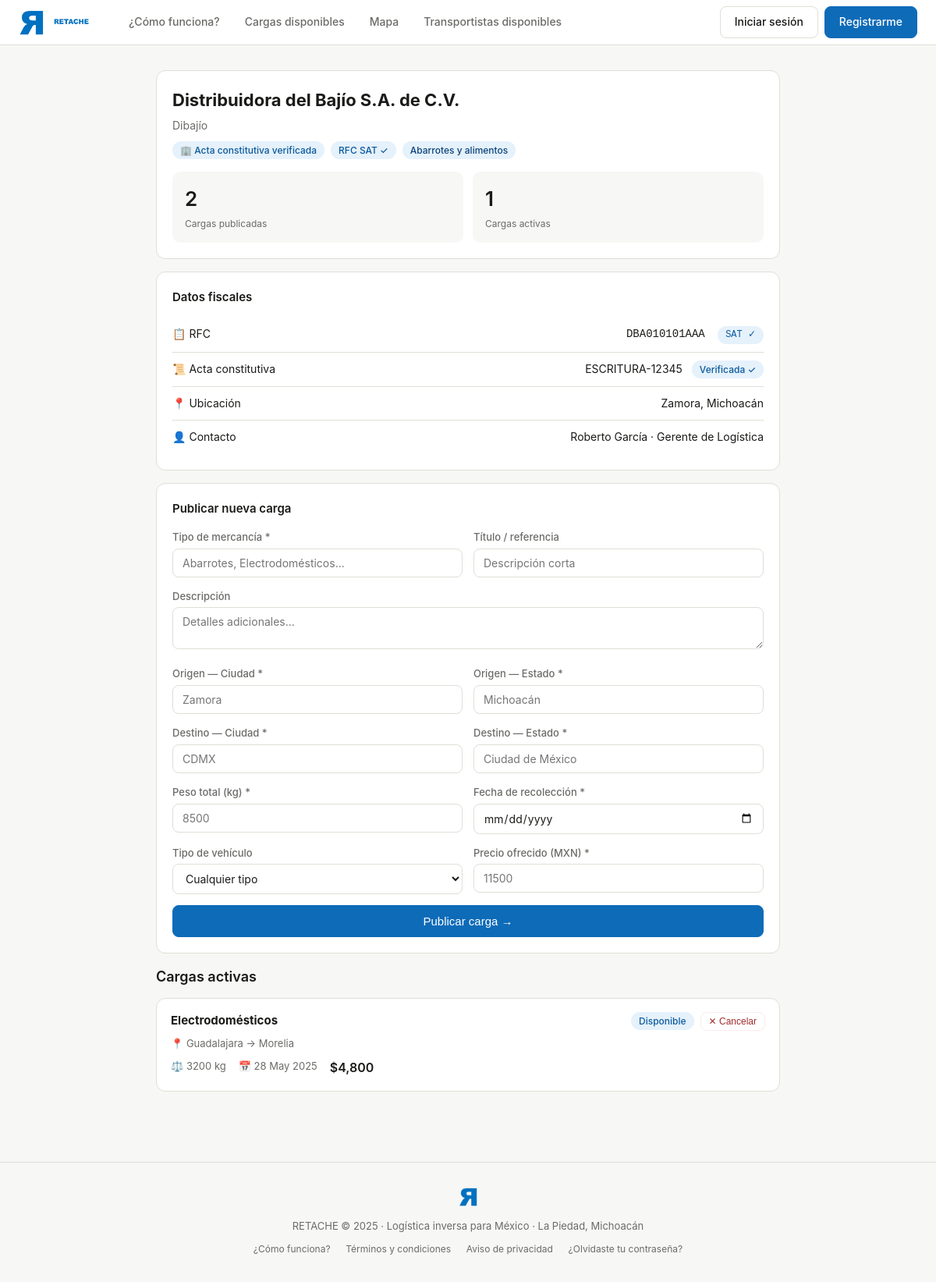
The page /empresas/1 on the database as committed earlier.
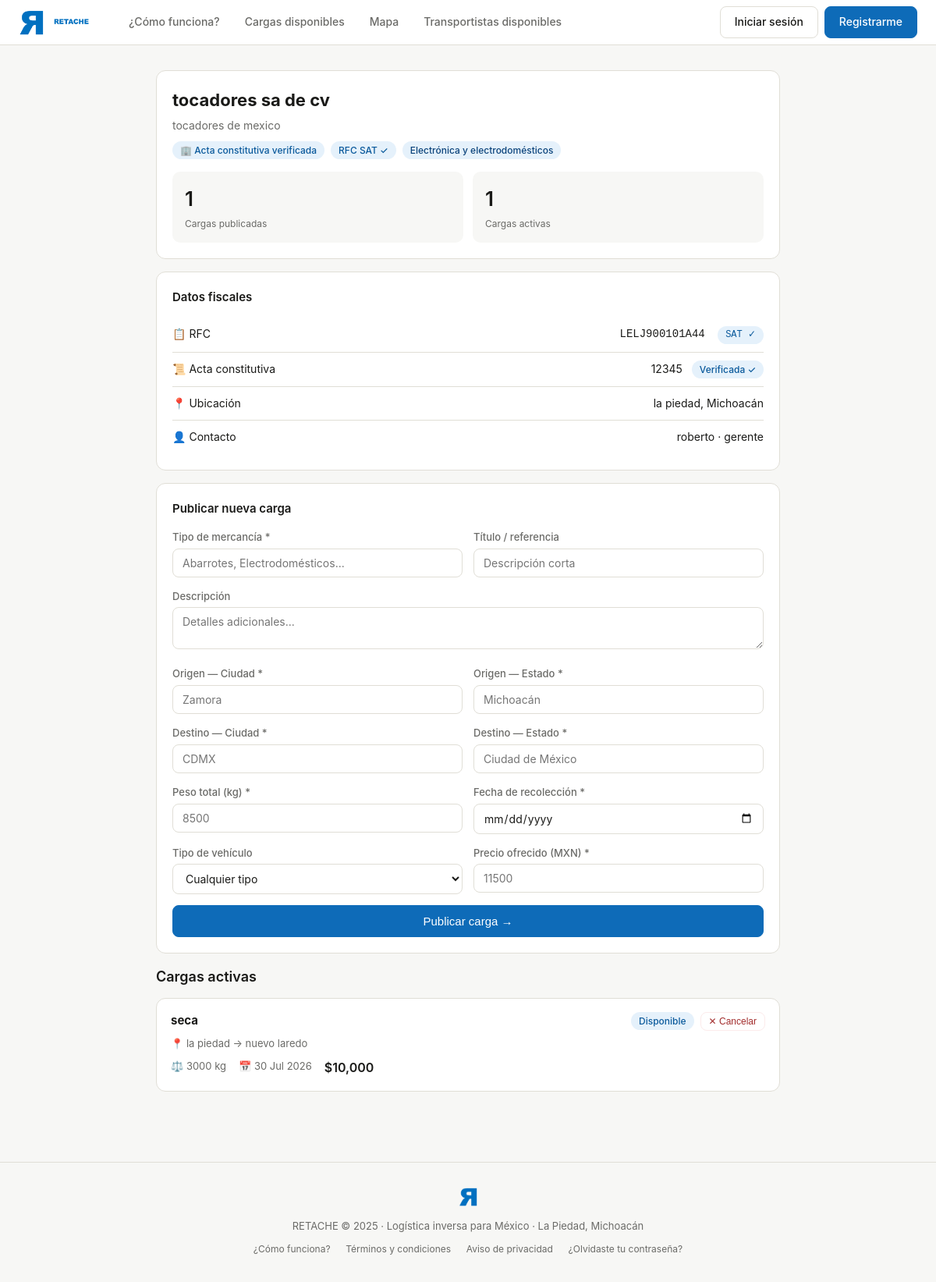
The same page on the database as committed later.
### models.py (models this page shows)
class Empresa(Base):
    __tablename__ = "empresas"
    id = Column(Integer, primary_key=True, index=True)
    razon_social = Column(String(200), nullable=False)
    nombre_comercial = Column(String(200), nullable=True)
    telefono = Column(String(15), nullable=False)
    email = Column(String(120), unique=True, index=True, nullable=False)
    contrasena_hash = Column(String(200), nullable=False)
    rfc = Column(String(13), unique=True, index=True, nullable=False)
    rfc_verificado = Column(Boolean, default=False)
    num_acta_constitutiva = Column(String(100), nullable=True)
    acta_constitutiva_verificada = Column(Boolean, default=False)
    giro = Column(String(100), nullable=True)
    calle = Column(String(200), nullable=True)
    colonia = Column(String(100), nullable=True)
    municipio = Column(String(100), nullable=True)
    estado = Column(String(50), nullable=True)
    cp = Column(String(5), nullable=True)
    nombre_contacto = Column(String(150), nullable=True)
    puesto_contacto = Column(String(100), nullable=True)
    logo_url = Column(String(200), nullable=True)
    calificacion_promedio = Column(Float, default=0.0)
    total_cargas_publicadas = Column(Integer, default=0)
    fecha_registro = Column(DateTime, server_default=func.now())
    activo = Column(Boolean, default=True)
    email_verificado = Column(Boolean, default=False)
    token_verificacion = Column(String(200), nullable=True)
    token_reset_password = Column(String(200), nullable=True)
    token_reset_expira = Column(DateTime, nullable=True)
    cargas_publicadas = relationship("Carga", back_populates="empresa")
    mensajes_enviados = relationship("Mensaje", foreign_keys="Mensaje.remitente_empresa_id", back_populates="remitente_empresa")

class Carga(Base):
    __tablename__ = "cargas"
    id = Column(Integer, primary_key=True, index=True)
    empresa_id = Column(Integer, ForeignKey("empresas.id"), nullable=False)
    transportista_id = Column(Integer, ForeignKey("transportistas.id"), nullable=True)
    titulo = Column(String(150), nullable=False)
    descripcion = Column(Text, nullable=True)
    tipo_mercancia = Column(String(100), nullable=False)
    peso_kg = Column(Float, nullable=False)
    volumen_m3 = Column(Float, nullable=True)
    requiere_refrigeracion = Column(Boolean, default=False)
    mercancia_peligrosa = Column(Boolean, default=False)
    origen_ciudad = Column(String(100), nullable=False)
    origen_estado = Column(String(50), nullable=False)
    origen_lat = Column(Float, nullable=True)
    origen_lng = Column(Float, nullable=True)
    destino_ciudad = Column(String(100), nullable=False)
    destino_estado = Column(String(50), nullable=False)
    destino_lat = Column(Float, nullable=True)
    destino_lng = Column(Float, nullable=True)
    fecha_recoleccion = Column(DateTime, nullable=False)
    fecha_entrega_estimada = Column(DateTime, nullable=True)
    tipo_vehiculo_requerido = Column(String(30), nullable=True)
    precio_ofrecido_mxn = Column(Float, nullable=False)
    precio_negociable = Column(Boolean, default=True)
    estado = Column(String(30), default=EstadoCarga.disponible)
    fecha_publicacion = Column(DateTime, server_default=func.now())
    fecha_asignacion = Column(DateTime, nullable=True)
    fecha_completada = Column(DateTime, nullable=True)
    carta_porte_generada = Column(Boolean, default=False)
    carta_porte_uuid = Column(String(100), nullable=True)
    carta_porte_xml = Column(Text, nullable=True)
    empresa = relationship("Empresa", back_populates="cargas_publicadas")
    transportista = relationship("Transportista", back_populates="cargas")
    mensajes = relationship("Mensaje", back_populates="carga")
    resenas = relationship("Resena", back_populates="carga")

### routers/empresas.py (the view)
@router.get("/{empresa_id}", response_class=HTMLResponse)
async def perfil_empresa(
    request: Request, empresa_id: int, db: Session = Depends(get_db)
):
    empresa = db.query(Empresa).filter(Empresa.id == empresa_id).first()
    if not empresa:
        raise HTTPException(status_code=404, detail="Empresa no encontrada")
    cargas_activas = (
        db.query(Carga)
        .filter(
            Carga.empresa_id == empresa_id,
            Carga.estado == EstadoCarga.disponible,
        )
        .order_by(Carga.fecha_publicacion.desc())
        .all()
    )
    return templates.TemplateResponse("perfil_empresa.html", ctx(request,
        empresa=empresa,
        cargas_activas=cargas_activas,
    ))

### templates/perfil_empresa.html (shortened to what this page needs)
{% extends "base.html" %}
{% block content %}
<div style="max-width:800px; margin:0 auto;">
  <div class="card" style="margin-bottom:16px;">
    <h1 style="font-size:22px; font-weight:700; margin-bottom:4px;">{{ empresa.razon_social }}</h1>
    {% if empresa.nombre_comercial and empresa.nombre_comercial != empresa.razon_social %}<div style="color:var(--texto-suave); font-size:14px; margin-bottom:8px;">{{ empresa.nombre_comercial }}</div>{% endif %}
    <div style="display:flex; flex-wrap:wrap; gap:8px; margin-bottom:16px;">
      {% if empresa.acta_constitutiva_verificada %}<span class="badge badge-verde">🏢 Acta constitutiva verificada</span>{% else %}<span class="badge badge-amber">⚠️ Verificación pendiente</span>{% endif %}
      {% if empresa.rfc_verificado %}<span class="badge badge-verde">RFC SAT ✓</span>{% endif %}
      {% if empresa.giro %}<span class="badge badge-azul">{{ empresa.giro }}</span>{% endif %}
    </div>
    <div class="stats-grid">
      <div class="stat-card"><div class="stat-num">{{ empresa.total_cargas_publicadas }}</div><div class="stat-label">Cargas publicadas</div></div>
      <div class="stat-card"><div class="stat-num">{{ cargas_activas | length }}</div><div class="stat-label">Cargas activas</div></div>
    </div>
  </div>
  <div class="card" style="margin-bottom:16px;">
    <h2 style="font-size:15px; font-weight:600; margin-bottom:14px;">Datos fiscales</h2>
    <div class="doc-row"><span>📋 RFC</span><span style="font-family:monospace;">{{ empresa.rfc }} {% if empresa.rfc_verificado %}<span class="badge badge-verde" style="margin-left:8px;">SAT ✓</span>{% endif %}</span></div>
    <div class="doc-row"><span>📜 Acta constitutiva</span><span>{{ empresa.num_acta_constitutiva }} {% if empresa.acta_constitutiva_verificada %}<span class="badge badge-verde" style="margin-left:8px;">Verificada ✓</span>{% endif %}</span></div>
    {% if empresa.municipio %}<div class="doc-row"><span>📍 Ubicación</span><span>{{ empresa.municipio }}{% if empresa.estado %}, {{ empresa.estado }}{% endif %}</span></div>{% endif %}
    {% if empresa.nombre_contacto %}<div class="doc-row"><span>👤 Contacto</span><span>{{ empresa.nombre_contacto }}{% if empresa.puesto_contacto %} · {{ empresa.puesto_contacto }}{% endif %}</span></div>{% endif %}
  </div>
  {% if empresa.acta_constitutiva_verificada %}
  <div class="card" style="margin-bottom:16px;">
    <h2 style="font-size:15px; font-weight:600; margin-bottom:14px;">Publicar nueva carga</h2>
    <form action="/empresas/{{ empresa.id }}/publicar-carga" method="POST">
      <div class="form-row">
        <div class="form-group"><label>Tipo de mercancía *</label><input type="text" name="tipo_mercancia" placeholder="Abarrotes, Electrodomésticos..." required></div>
        <div class="form-group"><label>Título / referencia</label><input type="text" name="titulo" placeholder="Descripción corta"></div>
      </div>
      <div class="form-group"><label>Descripción</label><textarea name="descripcion" rows="2" placeholder="Detalles adicionales..."></textarea></div>
      <div class="form-row">
        <div class="form-group"><label>Origen — Ciudad *</label><input type="text" name="origen_ciudad" placeholder="Zamora" required></div>
        <div class="form-group"><label>Origen — Estado *</label><input type="text" name="origen_estado" placeholder="Michoacán" required></div>
      </div>
      <div class="form-row">
        <div class="form-group"><label>Destino — Ciudad *</label><input type="text" name="destino_ciudad" placeholder="CDMX" required></div>
        <div class="form-group"><label>Destino — Estado *</label><input type="text" name="destino_estado" placeholder="Ciudad de México" required></div>
      </div>
      <div class="form-row">
        <div class="form-group"><label>Peso total (kg) *</label><input type="number" name="peso_kg" placeholder="8500" min="1" required></div>
        <div class="form-group"><label>Fecha de recolección *</label><input type="date" name="fecha_recoleccion" required></div>
      </div>
      <div class="form-row">
        <div class="form-group"><label>Tipo de vehículo</label><select name="tipo_vehiculo_requerido"><option value="">Cualquier tipo</option></select></div>
        <div class="form-group"><label>Precio ofrecido (MXN) *</label><input type="number" name="precio_ofrecido_mxn" placeholder="11500" min="1" required></div>
      </div>
      <button type="submit" class="btn btn-primary" style="width:100%; padding:11px; font-size:15px; justify-content:center;">Publicar carga →</button>
    </form>
  </div>
  {% endif %}
  {% if cargas_activas %}
  <h2 style="font-size:18px; font-weight:600; margin-bottom:12px;">Cargas activas</h2>
  {% for carga in cargas_activas %}
  <a href="/cargas/{{ carga.id }}" style="text-decoration:none; display:block;">
   <div class="carga-card">
      <div style="display:flex; justify-content:space-between; margin-bottom:6px;">
        <strong style="color:var(--texto);">{{ carga.tipo_mercancia }}</strong>
        <div style="display:flex; gap:8px; align-items:center;">
          <span class="badge badge-verde">Disponible</span>
          <form action="/empresas/{{ empresa.id }}/cancelar-carga/{{ carga.id }}" method="POST" style="display:inline;">
            <button type="submit" class="btn" style="font-size:12px; padding:4px 10px; color:var(--rojo); border-color:var(--rojo-bg);" onclick="return confirm('¿Cancelar esta carga?')">✕ Cancelar</button>
          </form>
        </div>
      </div>
      <div style="font-size:13px; color:var(--texto-suave); margin-bottom:6px;">📍 {{ carga.origen_ciudad }} → {{ carga.destino_ciudad }}</div>
      <div class="carga-meta"><span>⚖️ {{ carga.peso_kg | int }} kg</span><span>📅 {{ carga.fecha_recoleccion.strftime('%d %b %Y') }}</span><span class="carga-precio">${{ "{:,.0f}".format(carga.precio_ofrecido_mxn) }}</span></div>
    </div>
  </a>
  {% endfor %}
  {% endif %}
</div>
{% endblock %}

### templates/base.html (shortened to what this page needs)
<!DOCTYPE html>
<html lang="es">
<head>
</head>
<body>
<nav>
  <a href="/" class="nav-logo">
    <img src="/static/img/logo-icono.png" alt="RETACHE" class="logo-icono">
    <img src="/static/img/logo-texto.png" alt="RETACHE" class="logo-texto">
  </a>
  <div class="nav-links">
    <a href="/como-funciona" {% if 'como-funciona' in request.url.path %}class="activo"{% endif %}>¿Cómo funciona?</a>
    <a href="/cargas" {% if request.url.path == '/cargas' %}class="activo"{% endif %}>Cargas disponibles</a>
    <a href="/transportistas/mapa" {% if 'mapa' in request.url.path %}class="activo"{% endif %}>Mapa</a>
    <a href="/rutas/buscar" {% if 'rutas' in request.url.path and 'buscar' in request.url.path %}class="activo"{% endif %}>Transportistas disponibles</a>
  </div>
  <div class="nav-acciones">
    {% if sesion %}
      <span style="font-size:13px; color:var(--texto-suave); margin-right:4px;">Hola, {{ sesion.nombre.split()[0] }}</span>
      {% if sesion.tipo == 'transportista' %}
        <a href="/transportistas/{{ sesion.id }}" class="btn">Mi perfil</a>
      {% else %}
        <a href="/empresas/{{ sesion.id }}" class="btn">Mi empresa</a>
      {% endif %}
      <a href="/logout" class="btn" style="color:var(--rojo);">Cerrar sesión</a>
    {% else %}
      <a href="/login" class="btn">Iniciar sesión</a>
      <a href="/empresas/registro" class="btn btn-primary">Registrarme</a>
    {% endif %}
  </div>
</nav>
<main>
  {% block content %}{% endblock %}
</main>
<footer>
  <img src="/static/img/logo-icono.png" alt="RETACHE" style="height:24px; margin-bottom:10px;"><br>
  RETACHE © 2025 · Logística inversa para México · La Piedad, Michoacán
  <div style="margin-top:8px;">
    <a href="/como-funciona" style="color:var(--texto-suave); font-size:12px; margin:0 8px;">¿Cómo funciona?</a>
    <a href="/terminos" style="color:var(--texto-suave); font-size:12px; margin:0 8px;">Términos y condiciones</a>
    <a href="/privacidad" style="color:var(--texto-suave); font-size:12px; margin:0 8px;">Aviso de privacidad</a>
    <a href="/recuperar-contrasena" style="color:var(--texto-suave); font-size:12px; margin:0 8px;">¿Olvidaste tu contraseña?</a>
  </div>
</footer>
</body>
</html>

### templates/base.html (style rules this page uses)
*, *::before, *::after { box-sizing: border-box; margin: 0; padding: 0; }
:root { --verde: #0E6BB8; --verde-claro: #1481D9; --verde-bg: #E5F1FB; --gris-bg: #F7F7F5; --gris-borde: #E0DED6; --texto: #1A1A18; --texto-suave: #6B6B68; --amber: #BA7517; --amber-bg: #FAEEDA; --rojo-bg: #FCEBEB; --rojo: #A32D2D; --azul: #0E6BB8; --azul-bg: #E5F1FB; }
body { font-family: -apple-system, BlinkMacSystemFont, 'Segoe UI', sans-serif; background: var(--gris-bg); color: var(--texto); font-size: 15px; line-height: 1.6; }
a { color: var(--verde); text-decoration: none; }
nav { background: #fff; border-bottom: 1px solid var(--gris-borde); padding: 0 24px; display: flex; align-items: center; height: 58px; gap: 24px; position: sticky; top: 0; z-index: 100; }
.nav-logo { display: flex; align-items: center; gap: 8px; font-weight: 600; font-size: 17px; color: var(--texto); text-decoration: none; }
.nav-logo img.logo-icono { height: 32px; width: auto; }
.nav-logo img.logo-texto { height: 18px; width: auto; }
.nav-links { display: flex; gap: 4px; margin-left: 8px; }
.nav-links a { padding: 6px 14px; border-radius: 6px; font-size: 14px; color: var(--texto-suave); font-weight: 500; transition: background .15s, color .15s; }
.nav-acciones { margin-left: auto; display: flex; gap: 8px; align-items: center; }
.btn { display: inline-flex; align-items: center; gap: 6px; padding: 8px 18px; border-radius: 8px; font-size: 14px; font-weight: 500; cursor: pointer; border: 1px solid var(--gris-borde); background: #fff; color: var(--texto); transition: all .15s; text-decoration: none; }
.btn-primary { background: var(--verde); color: #fff; border-color: var(--verde); }
main { max-width: 1100px; margin: 0 auto; padding: 32px 24px; }
.badge { display: inline-block; padding: 2px 10px; border-radius: 20px; font-size: 12px; font-weight: 500; }
.badge-verde { background: var(--verde-bg); color: #0B5A9C; }
.badge-azul { background: var(--azul-bg); color: #0C447C; }
.card { background: #fff; border: 1px solid var(--gris-borde); border-radius: 12px; padding: 20px; }
label { display: block; font-size: 13px; color: var(--texto-suave); margin-bottom: 4px; font-weight: 500; }
input[type=text], input[type=email], input[type=password], input[type=number], input[type=tel], input[type=date], select, textarea { width: 100%; padding: 9px 12px; border: 1px solid var(--gris-borde); border-radius: 8px; font-size: 14px; color: var(--texto); background: #fff; outline: none; transition: border .15s; font-family: inherit; }
.form-group { margin-bottom: 14px; }
.form-row { display: grid; grid-template-columns: 1fr 1fr; gap: 14px; }
.stats-grid { display: grid; grid-template-columns: repeat(auto-fit, minmax(160px, 1fr)); gap: 12px; }
.stat-card { background: var(--gris-bg); border-radius: 10px; padding: 14px 16px; }
.stat-num { font-size: 26px; font-weight: 600; color: var(--texto); }
.stat-label { font-size: 12px; color: var(--texto-suave); margin-top: 2px; }
.doc-row { display: flex; justify-content: space-between; align-items: center; padding: 10px 0; border-bottom: 1px solid var(--gris-borde); font-size: 14px; }
.doc-row:last-child { border-bottom: none; }
.carga-card { background: #fff; border: 1px solid var(--gris-borde); border-radius: 12px; padding: 16px 18px; margin-bottom: 10px; transition: border-color .15s, box-shadow .15s; cursor: pointer; }
.carga-meta { display: flex; gap: 16px; font-size: 13px; color: var(--texto-suave); margin-top: 8px; flex-wrap: wrap; }
.carga-precio { font-weight: 600; font-size: 16px; color: var(--texto); }
footer { text-align: center; padding: 32px; font-size: 13px; color: var(--texto-suave); border-top: 1px solid var(--gris-borde); margin-top: 48px; }

Rows that differ between the two databases and show on the page:
removed Carga: tipo_mercancia "Electrodomésticos", origen_ciudad "Guadalajara", destino_ciudad "Morelia", peso_kg "3200", fecha_recoleccion "28 May 2025", precio_ofrecido_mxn "4,800"
changed Empresa "Michoacán": razon_social "Distribuidora del Bajío S.A. de C.V." → "tocadores sa de cv"; nombre_comercial "Dibajío" → "tocadores de mexico"; giro "Abarrotes y alimentos" → "Electrónica y electrodomésticos"; total_cargas_publicadas "2" → "1"; rfc "DBA010101AAA" → "LELJ900101A44"; num_acta_constitutiva "ESCRITURA-12345" → "12345"; municipio "Zamora" → "la piedad"; nombre_contacto "Roberto García" → "roberto"; puesto_contacto "Gerente de Logística" → "gerente"
added Carga: tipo_mercancia "seca", origen_ciudad "la piedad", destino_ciudad "nuevo laredo", peso_kg "3000", fecha_recoleccion "30 Jul 2026", precio_ofrecido_mxn "10,000"
